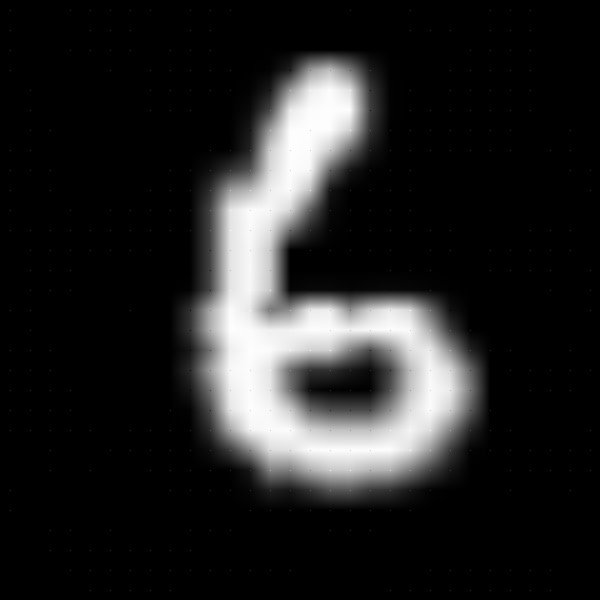

Recreate this plot in Python.
"""

mmmummm  mmmm  mmsmm          mmmm  mmmmmm   mtm  mmcmm  mmmmmmmmmmmmm
   #    m"  "m #   "#        #"   " #      m"   " #   "# #        #
   #    #    # #mmm#"        "#mmm  #mmmmm #      #mmmm" #mmmmm   #
   #    #    # #                 "# #      #      #   "m #        #
   #     #mm#  #             "mmm#" #mmmmm  "mmm" #    " #mmmmm   #
   
"""

from __future__ import print_function, division
import torch
import numpy as np
from PIL import Image
import torch.nn.functional as F

from main import Net

def solve():
    model = load_model()
    image = Image.open('target.png')
    image = convert2tensor(image)
    inputs = preprocess_image(image)
    label = torch.tensor([6], dtype=torch.long)
    
    # A solution for part 1
    inputs.requires_grad = True
    x = (inputs - 0.1307) / 0.3081  # scale mean & std 
    output = model(x)
    loss = F.nll_loss(output, label)
    loss.backward()
    x_grad = torch.sign(inputs.grad.data)
    epsilon = 0.18
    inputs = torch.clamp(inputs + epsilon * x_grad, 0, 1)
    
    inputs = inputs.reshape(30, 30)

    for i in range(30):
        for j in range(30):
            image[int((i + 0.5) * 20), int((j + 0.5) * 20)] = inputs[i, j]

    return image

def convert2tensor(image):
    return torch.from_numpy(np.array(image).astype('f') / 255.)

def convert2image(arr):
    return Image.fromarray((arr.detach().numpy() * 255).astype(np.uint8), mode='L')
    
def preprocess_image(arr):
    image = convert2image(arr)
    image = image.resize((30, 30), resample=Image.NEAREST)
    return convert2tensor(image).reshape(1, 1, 30 ,30)

def load_model():
    model = Net()
    model.load_state_dict(torch.load('model.pth'))
    model.eval()
    return model

def check():
    model = load_model()

    target = convert2tensor(Image.open('target.png'))
    sample = convert2tensor(Image.open('sample.png'))
    assert torch.sum(target != sample) < 600 * 600 * 0.002, 'Input hacking is detected! Game over.'
    assert F.l1_loss(target, sample) < 0.001, 'Input hacking is detected! Game over.'
    assert (torch.max(torch.abs(target - sample))) < 0.2, 'Input hacking is detected! Game over.'
    target = preprocess_image(target)
    sample = preprocess_image(sample)
    # A solution for part 2
    target = (target - 0.1307) / 0.3081 
    sample = (sample - 0.1307) / 0.3081

    truth = torch.argmax(model(target))
    hack = torch.argmax(model(sample))
    assert int(truth) != int(hack), 'Fail to hack. Game over.'
    print('Cong! You win!!!')


if __name__ == '__main__':
    output = solve()
    convert2image(output).save('sample.png')
    # You have to pass this check!
    check()
